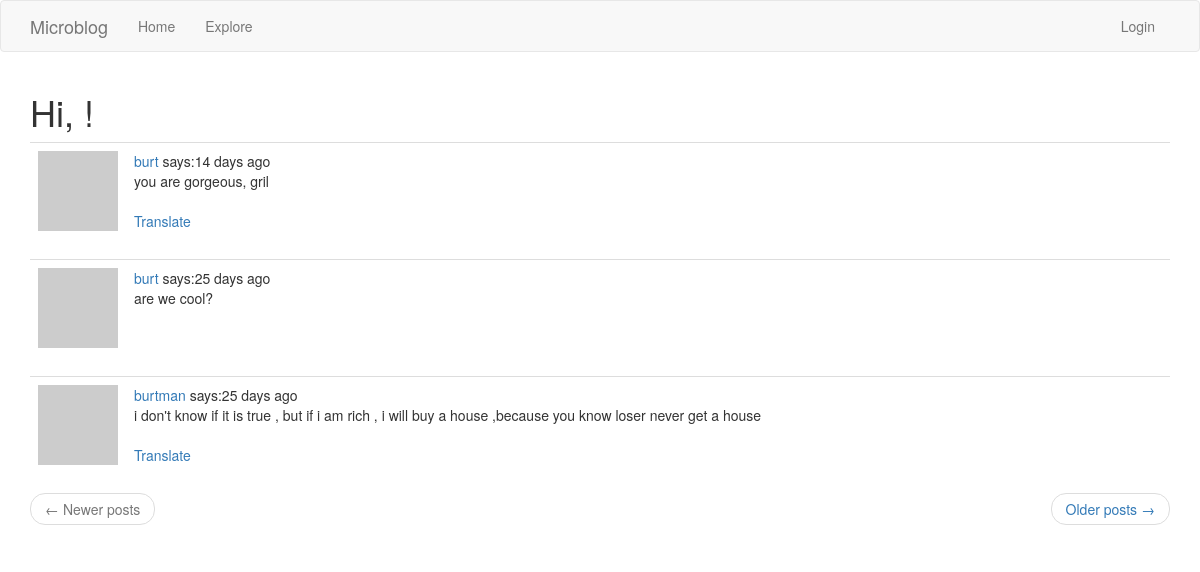
/explore, run on the app's committed database.
### app/models.py (models this page shows, shortened)
class SearchableMixin(object):
    @classmethod
    def search(cls, expression, page, per_page):
        ids, total = query_index(cls.__tablename__, expression, page, per_page)
        if total == 0:
            return cls.query.filter_by(id=0), 0
        when = []
        for idx, val in enumerate(ids):
            when.append((val, idx))
        return cls.query.filter(cls.id.in_(ids)).order_by(
            db.case(when, value=cls.id)
        ), total

class Post(SearchableMixin, db.Model):
    id = db.Column(db.Integer, autoincrement=True, primary_key=True)
    body = db.Column(db.String(140))
    timestamp = db.Column(db.DateTime, index=True, default=datetime.utcnow)
    user_id = db.Column(db.Integer, db.ForeignKey('user.id'))
    language = db.Column(db.String(5))
    __searchable__ = ['body']

class User(UserMixin, db.Model):
    id = db.Column(db.Integer, autoincrement=True, primary_key=True)
    username = db.Column(db.String(64), index=True, unique=True)
    email = db.Column(db.String(120), index=True, unique=True)
    password_hash = db.Column(db.String(128))
    about_me = db.Column(db.String(140))
    last_seen = db.Column(db.DateTime, default=datetime.utcnow)
    posts = db.relationship('Post', backref='author', lazy='dynamic')
    followed = db.relationship('User',
                               secondary=followers,
                               primaryjoin=(followers.c.follower_id == id),
                               secondaryjoin=(followers.c.followed_id == id),
                               backref=db.backref('followers', lazy='dynamic'),
                               lazy='dynamic')
    messages_sent = db.relationship('Message',
                                    backref='author',
                                    foreign_keys='Message.sender_id',
                                    lazy='dynamic')
    messages_received = db.relationship('Message',
                                        backref='recipient',
                                        foreign_keys='Message.recipient_id',
                                        lazy='dynamic')
    notifications = db.relationship('Notification',
                                    backref='user',
                                    lazy='dynamic')
    tasks = db.relationship('Task', backref='user', lazy='dynamic')
    last_message_read_time = db.Column(db.DateTime)
    def avatar(self, size):
        digest = md5(self.email.lower().encode('utf-8')).hexdigest()
        return 'https://www.gravatar.com/avatar/{}?d=monsterid&s={}'.format(digest, size)

### app/main/routes.py (the view)
@bp.route('/explore', methods=['GET'])
def explore():
    page = request.args.get('page', 1, type=int)
    posts = Post.query.order_by(Post.timestamp.desc()).paginate(page, current_app.config['POSTS_PER_PAGE'], False)
    next_url = url_for('main.explore', page=posts.next_num) if posts.has_next else None
    prev_url = url_for('main.explore', page=posts.prev_num) if posts.has_prev else None
    return render_template('index.html', title='explore', posts=posts.items, next_url=next_url, prev_url=prev_url)

### app/main/routes.py (called while the page is built)
@bp.before_app_request
def before_request():
    if current_user.is_authenticated:
        current_user.last_seen = datetime.utcnow()
        db.session.commit()
        g.search_form = SearchForm()

### app/templates/index.html (shortened to what this page needs)
{% extends "base.html" %}
{% import 'bootstrap/wtf.html' as wtf %}
{% block app_content %}
<h1>Hi, {{ current_user.username }}!</h1>
{% for post in posts %}
{% include "_post.html" %}
{% endfor %}
<nav aria-label="...">
    <ul class="pager">
        <li class="previous {% if not prev_url %} disabled {% endif %}">
            <a href="{{ prev_url or '#' }}">
                <span aria-hidden="true">&larr;</span> Newer posts
            </a>
        </li>
        <li class="next{% if not next_url %} disabled{% endif %}">
                <a href="{{ next_url or '#' }}">
                    Older posts <span aria-hidden="true">&rarr;</span>
                </a>
        </li>
    </ul>
</nav>
{% endblock %}

### app/templates/_post.html
<table class="table table-hover">
    <tr>
        <td width="70px">
            <a href="{{ url_for('main.user', username=post.author.username) }}">
                <img src="{{ post.author.avatar(70) }}" alt="">
            </a>
        </td>
        <td>
            <a href="{{ url_for('main.user', username=post.author.username) }}">
                {{ post.author.username }}
            </a>
            says:{{ moment(post.timestamp).fromNow() }}
            <br>
                <span id="post{{ post.id }}">{{ post.body }}</span>
            {% if post.language and post.language != g.locale %}
            <br><br>
            <span id="translation{{ post.id }}">
                <a href="javascript:translate(
                            '#post{{ post.id }}',
                            '#translation{{ post.id }}',
                            '{{ post.language }}',
                            '{{ g.locale }}'
                            )">Translate</a>
            </span>
            {% endif %}
        </td>
    </tr>
</table>

### data on the page
Post: author.username "burt", timestamp "14 days ago", body "you are gorgeous, gril"
Post: author.username "burt", timestamp "25 days ago", body "are we cool?"
Post: author.username "burtman", timestamp "25 days ago", body "i don't know if it is true , but if i am rich , i will buy a house ,because you know loser never get a house"
